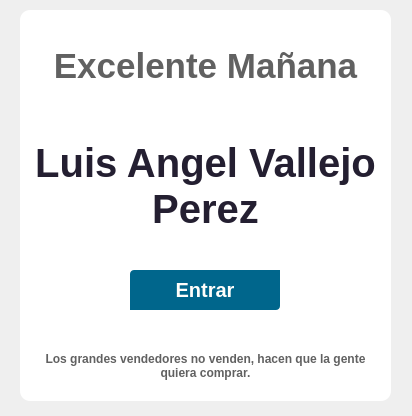
<?xml version="1.0" encoding="UTF-8"?>
<ui version="4.0">
 <class>Bienvenida</class>
 <widget class="QWidget" name="Bienvenida">
  <property name="geometry">
   <rect>
    <x>0</x>
    <y>0</y>
    <width>412</width>
    <height>416</height>
   </rect>
  </property>
  <property name="windowTitle">
   <string>Form</string>
  </property>
  <property name="styleSheet">
   <string notr="true">#contenedor{
background-color: rgb(255, 255, 255);
border-radius: 10px;
}
#btn_entrar{
background-color: #00668c;
border-top-left-radius: 4px;
border-bottom-right-radius: 4px;
color: #fffefb;
font-weight:bold;
font-size: 20px;
font-family:&quot;Arial&quot;;
min-width: 150px;
min-height: 40px;
}
#btn_entrar:hover{
background-color: rgb(0, 122, 167);
}
#btn_entrar:pressed{
	background-color: rgb(0, 86, 118);
}
#etiquetaNombreUsuario{
font-family:&quot;Arial&quot;;
font-weight:bold;
font-size: 40px;
color:rgb(36, 31, 49);
}
#etiquetaBuendia{
font-family:&quot;Arial&quot;;
font-weight:bold;
font-size: 35px;
color:rgba(0, 0, 0, 158);
}
#etiquetaEslogan{
font-family:&quot;Arial&quot;;
font-weight:bold;
font-size: 12px;
color:rgba(0, 0, 0, 158);
}</string>
  </property>
  <widget class="QFrame" name="contenedor">
   <property name="geometry">
    <rect>
     <x>20</x>
     <y>10</y>
     <width>371</width>
     <height>391</height>
    </rect>
   </property>
   <property name="frameShape">
    <enum>QFrame::StyledPanel</enum>
   </property>
   <property name="frameShadow">
    <enum>QFrame::Raised</enum>
   </property>
   <widget class="QLabel" name="etiquetaBuendia">
    <property name="enabled">
     <bool>false</bool>
    </property>
    <property name="geometry">
     <rect>
      <x>10</x>
      <y>40</y>
      <width>351</width>
      <height>31</height>
     </rect>
    </property>
    <property name="font">
     <font>
      <family>Arial</family>
      <pointsize>-1</pointsize>
      <weight>75</weight>
      <bold>true</bold>
     </font>
    </property>
    <property name="text">
     <string>Excelente Mañana</string>
    </property>
    <property name="alignment">
     <set>Qt::AlignCenter</set>
    </property>
   </widget>
   <widget class="QLabel" name="etiquetaNombreUsuario">
    <property name="geometry">
     <rect>
      <x>10</x>
      <y>100</y>
      <width>351</width>
      <height>151</height>
     </rect>
    </property>
    <property name="font">
     <font>
      <family>Arial</family>
      <pointsize>-1</pointsize>
      <weight>75</weight>
      <bold>true</bold>
     </font>
    </property>
    <property name="text">
     <string>Luis Angel Vallejo Perez</string>
    </property>
    <property name="alignment">
     <set>Qt::AlignCenter</set>
    </property>
    <property name="wordWrap">
     <bool>true</bool>
    </property>
   </widget>
   <widget class="QLabel" name="etiquetaEslogan">
    <property name="geometry">
     <rect>
      <x>10</x>
      <y>330</y>
      <width>351</width>
      <height>51</height>
     </rect>
    </property>
    <property name="font">
     <font>
      <family>Arial</family>
      <pointsize>-1</pointsize>
      <weight>75</weight>
      <bold>true</bold>
     </font>
    </property>
    <property name="text">
     <string>Los grandes vendedores no venden, hacen que la gente quiera comprar.</string>
    </property>
    <property name="alignment">
     <set>Qt::AlignCenter</set>
    </property>
    <property name="wordWrap">
     <bool>true</bool>
    </property>
   </widget>
   <widget class="QPushButton" name="btn_entrar">
    <property name="geometry">
     <rect>
      <x>110</x>
      <y>260</y>
      <width>150</width>
      <height>40</height>
     </rect>
    </property>
    <property name="cursor">
     <cursorShape>PointingHandCursor</cursorShape>
    </property>
    <property name="text">
     <string>Entrar</string>
    </property>
   </widget>
  </widget>
 </widget>
 <resources/>
 <connections/>
</ui>
